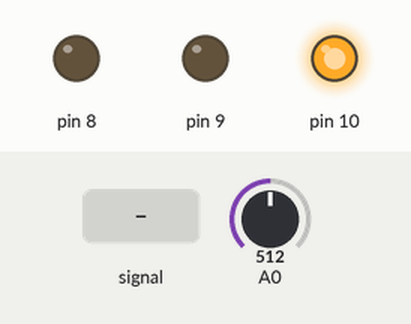
Simulated run of this sketch. Board: Arduino Uno, built with avr-gcc and run on an emulated ATmega328P. Parts: output pins drawn as LEDs (lit = HIGH). The test bench sets the inputs (shaded band); at power-on: A0 = 512.

Above: at 1.2 s.
1.3 s: A0 fed a 200 Hz sine of ±81 counts around its level
At 2.5 s:
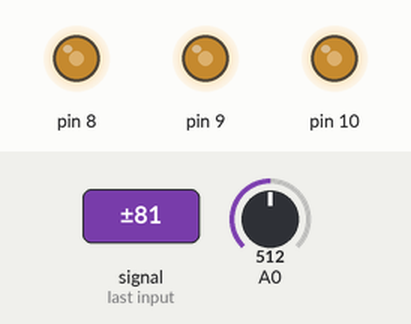
2.8 s: A0 set to 716
At 3.2 s:
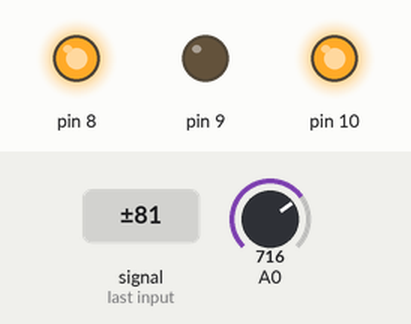
4.3 s: A0 fed a 1000 Hz sine of ±255 counts around its level
At 5.5 s:
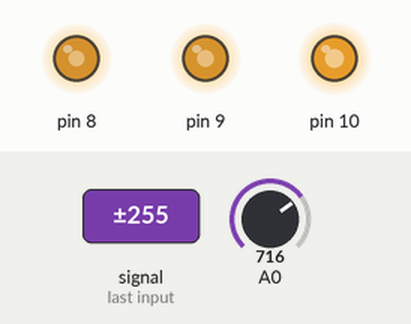
5.8 s: A0 fed a 2 Hz sine of ±306 counts around its level
At 6.17 s:
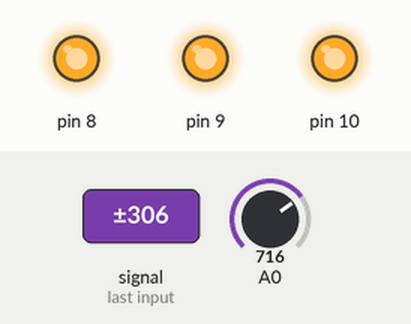
8.8 s: A0 set to 306
At 10.0 s:
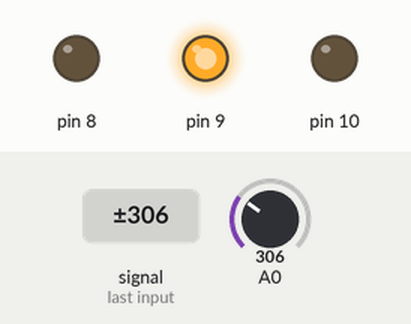
10.3 s: A0 fed a 50 Hz sine of ±306 counts around its level
At 11.6 s:
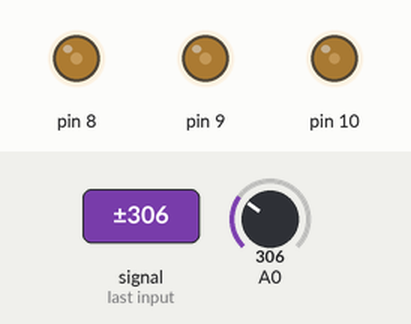
Timing chart, 0 to 12.9 s (numbered marks = the images above; inputs shaded):
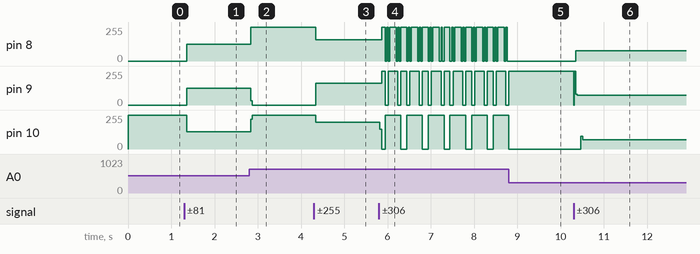

Measured:
- after the input at 1.3 s, pin 8, pin 9: 0/255 → 127/255 after 0.05 s; pin 10: 255/255 → 128/255 after 0.05 s
- after the input at 2.8 s, pin 8: 127/255 → 255/255 at once; pin 9: 127/255 → 0/255 at once; pin 10: 128/255 → 255/255 at once
- after the input at 4.3 s, pin 8: 255/255 → 158/255 at once; pin 9: 0/255 → 164/255 at once; pin 10: 255/255 → 201/255 at once
- after the input at 5.8 s, pin 8: 158/255 → 255/255 after 0.06 s, then repeats every 0.26 s: 0/255 0.04 s, 255/255 0.03 s, 0/255 0.04 s, 255/255 0.15 s; pin 9: 164/255 → 255/255 after 0.06 s, then repeats every 0.50 s: 0/255 0.07 s, 255/255 0.22 s, 0/255 0.07 s, 255/255 0.13 s
- after the input at 8.8 s, pin 8: stops changing and stays 0/255; pin 9: goes on until 8.8 s, then stays 255/255; pin 10: goes on until 8.8 s, then stays 0/255
- after the input at 10.3 s, pin 8: 0/255 → 77/255 after 0.05 s; pin 9: 255/255 → 73/255 at once; pin 10: 0/255 → 68/255 after 0.17 s

The sketch:

ADC2.ino
```cpp
// @author Abdelaziz Salah
// @author Khaled Hesham
// Example2-3 - use the leds to give the binary representation 000,001,010,011 ... 111- using ISR
#include <avr/io.h>
#include <avr/interrupt.h>

// flag that indicate the end of conversion
uint8_t endConversionFlag = 0;

uint16_t adc_read (uint8_t channel) {
  // setting the channel
  channel &= 0x07;
  ADMUX = (ADMUX & 0xF8) | channel;

  // start conversion
  ADCSRA |= (1<<ADSC);

  // wait till the conversion is done
  while (ADCSRA & (1<<ADSC));

  // return after ISR execution
  if(endConversionFlag) {
    endConversionFlag = 0;
    return (ADC);
  } else
    return -1;
}


// defining the interupt service routine for the ADC
ISR (ADC_vect){
   endConversionFlag = 1;
}

void setup () {
  // setting AREF = AVcc
  ADMUX = (1<<REFS0);

  // enabling the adc
  ADCSRA = (1<< ADEN);

  // setting the prescaler to 128
  ADCSRA |= 0x07;

  // setting the interupt enable of the adc
  ADCSRA |= (1<<ADIE);

  // setting the serial baud rate
  Serial.begin(9600);

  // setting the global interrupt
  sei();

  // setting 3 pins as output
  DDRB = 0x07;
}


void loop () {

  uint16_t adcResult = adc_read(0);
  if(adcResult != -1){
    // this equation is used to normalize the value to be in a result between 0-1
    // then multiply by 8 to get 1 of 8 values [0-7]
    // then assigning the int of the result to get their binary representation.
    PORTB = (int) (adcResult / 1024.0 * 8);
  }
}
```
